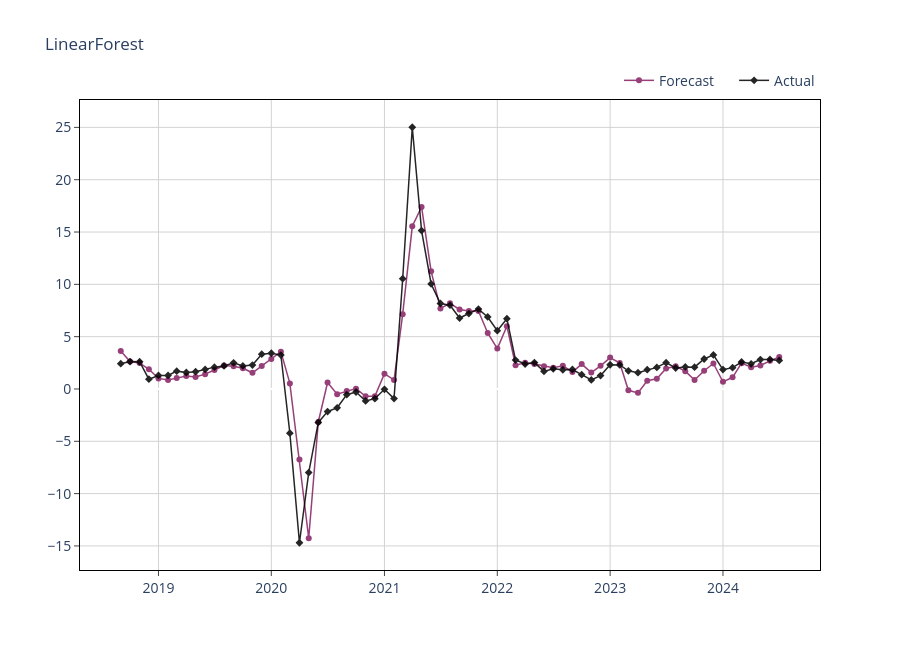

Notebook code cell kept with this figure:
### Code cell
T = best_model_result['predictions']['backcast'].index
plot_prediction(dt=T, y_actual=best_model_result['actual'].loc[T], y_pred=best_model_result['predictions']['backcast'].loc[T], title=best_model_result['best_model'], mode="lines+markers", legend_position=(1, 1.075))
